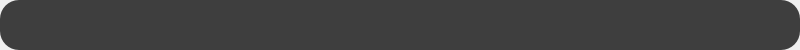
<?xml version="1.0" encoding="UTF-8"?>
<ui version="4.0">
 <class>MainWindow</class>
 <widget class="QMainWindow" name="MainWindow">
  <property name="geometry">
   <rect>
    <x>0</x>
    <y>0</y>
    <width>800</width>
    <height>50</height>
   </rect>
  </property>
  <property name="minimumSize">
   <size>
    <width>0</width>
    <height>50</height>
   </size>
  </property>
  <property name="maximumSize">
   <size>
    <width>800</width>
    <height>410</height>
   </size>
  </property>
  <property name="windowTitle">
   <string>MainWindow</string>
  </property>
  <property name="styleSheet">
   <string notr="true">QMainWindow {
	border-radius: 20;
}</string>
  </property>
  <widget class="QWidget" name="centralwidget">
   <property name="minimumSize">
    <size>
     <width>0</width>
     <height>50</height>
    </size>
   </property>
   <property name="styleSheet">
    <string notr="true"/>
   </property>
   <layout class="QGridLayout" name="gridLayout">
    <property name="leftMargin">
     <number>0</number>
    </property>
    <property name="topMargin">
     <number>0</number>
    </property>
    <property name="rightMargin">
     <number>0</number>
    </property>
    <property name="bottomMargin">
     <number>0</number>
    </property>
    <property name="spacing">
     <number>0</number>
    </property>
    <item row="0" column="0">
     <widget class="QFrame" name="fMain">
      <property name="minimumSize">
       <size>
        <width>0</width>
        <height>50</height>
       </size>
      </property>
      <property name="styleSheet">
       <string notr="true">#fMain {
	background-color: #3e3e3e;
	border-radius: 19;
}</string>
      </property>
      <property name="frameShape">
       <enum>QFrame::StyledPanel</enum>
      </property>
      <property name="frameShadow">
       <enum>QFrame::Raised</enum>
      </property>
      <layout class="QVBoxLayout" name="verticalLayout">
       <property name="spacing">
        <number>5</number>
       </property>
       <property name="leftMargin">
        <number>5</number>
       </property>
       <property name="topMargin">
        <number>5</number>
       </property>
       <property name="rightMargin">
        <number>5</number>
       </property>
       <property name="bottomMargin">
        <number>5</number>
       </property>
      </layout>
     </widget>
    </item>
   </layout>
  </widget>
 </widget>
 <resources/>
 <connections/>
</ui>
